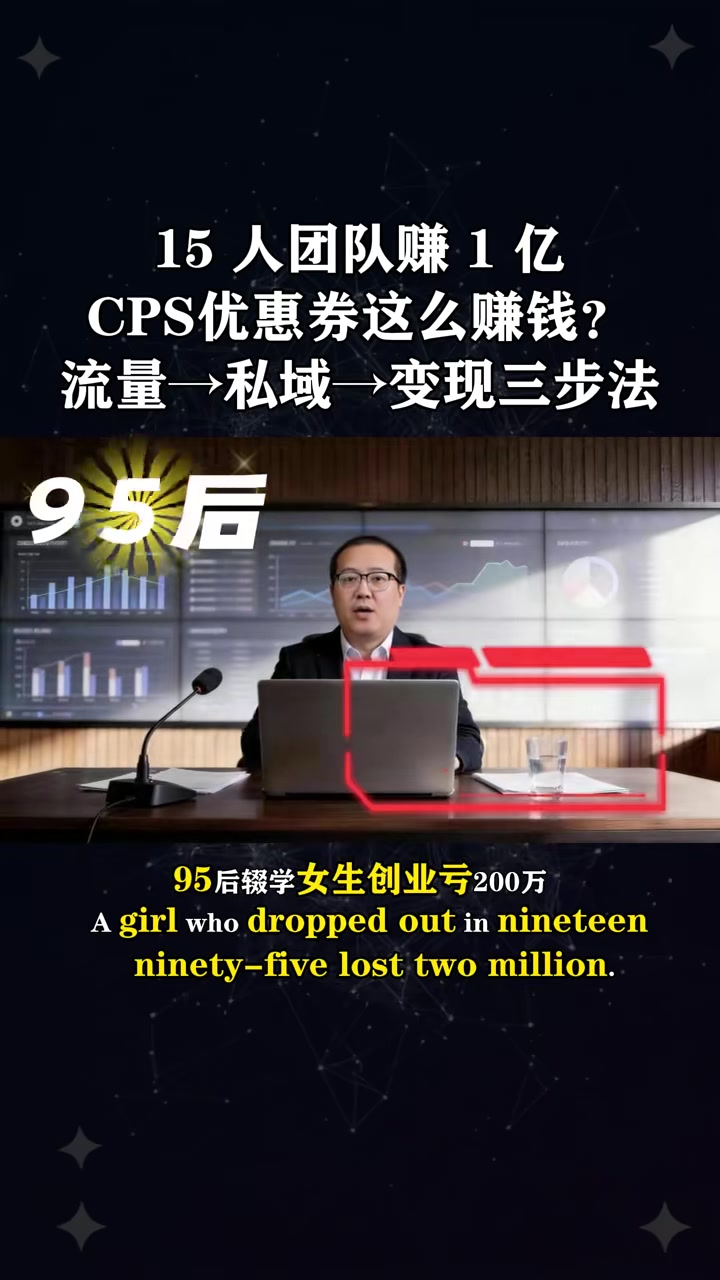
#> input picture tmp/video-analysis/video-c/frame_001.jpg, 720 x 1280 px; its folder holds only this picture in this run
$ python make_sheets.py
#> lines starting #> are read from the running program, lines starting #| are printed output that depends on the picture
from PIL import Image, ImageDraw
from pathlib import Path
p=Path(r'F:\code\lightning\tmp\video-analysis\video-c')
files=sorted(p.glob('frame_*.jpg'))
for start in range(0,len(files),20):
    out=Image.new('RGB',(1440,1200),'#222222')
#> out: PIL image 1440x1200 RGB; every value is 34
    d=ImageDraw.Draw(out)
    for j,f in enumerate(files[start:start+20]):
        im=Image.open(f).crop((0,835,720,925))
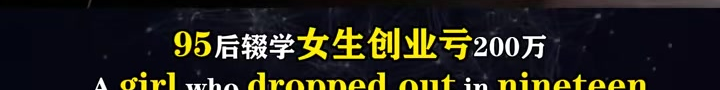
#> im: PIL image 720x90 RGB; mean R, G, B 37.5, 35.9, 28.1
        x=(j%2)*720;y=(j//2)*120
        out.paste(im,(x,y+22))
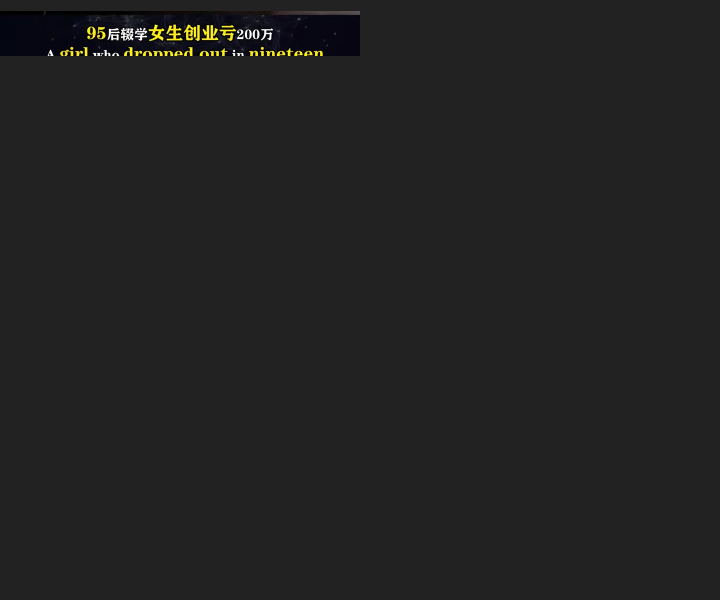
#> out: PIL image 1440x1200 RGB (shown at 1/2 size); mean R, G, B 34.1, 34.1, 33.8
        d.text((x+8,y+4),f'{(start+j)*2:03d}s',fill='white')
    out.save(p/f'sheet_{start//20+1:02d}.jpg')

$ run again, on tmp/video-analysis/video-c/frame_009.jpg
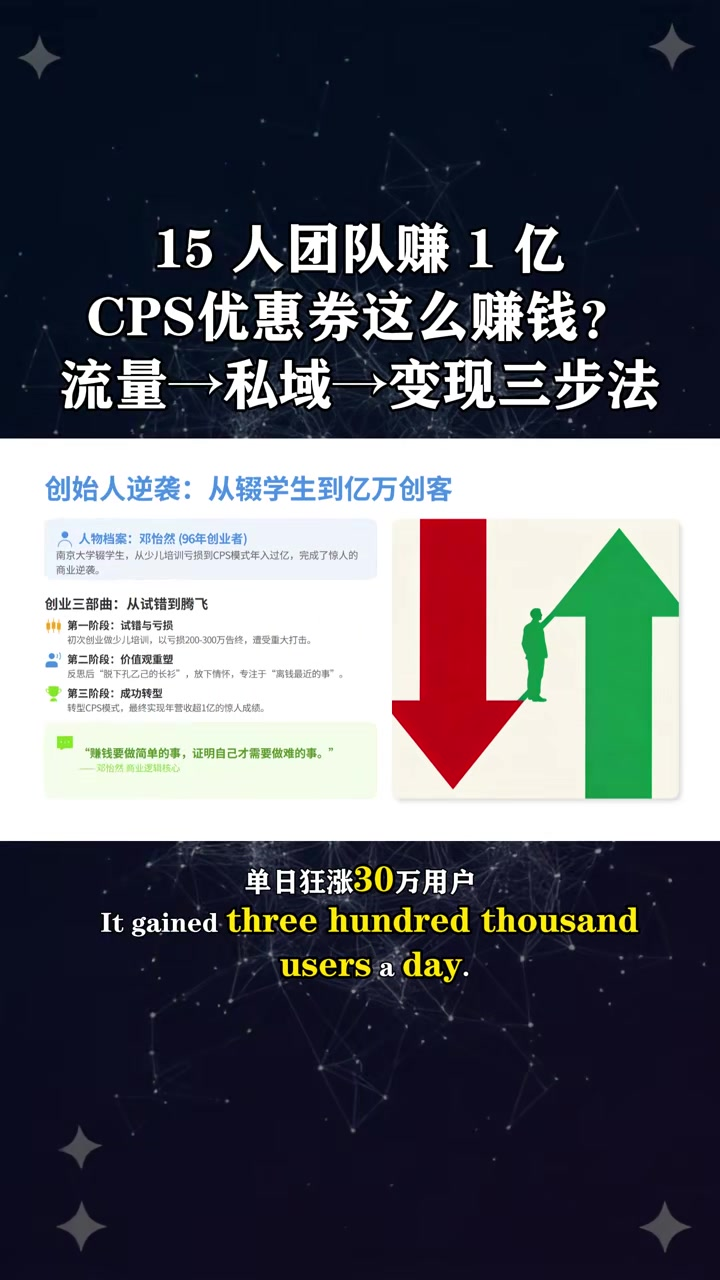
#> input picture tmp/video-analysis/video-c/frame_009.jpg, 720 x 1280 px
#> `im=Image.open(f).crop((0,835,720,925))`:
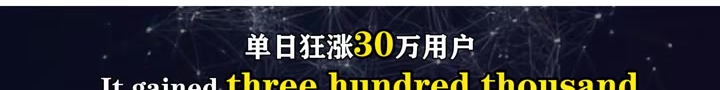
#> im: PIL image 720x90 RGB; mean R, G, B 52.5, 52.5, 59
#> `out.paste(im,(x,y+22))`:
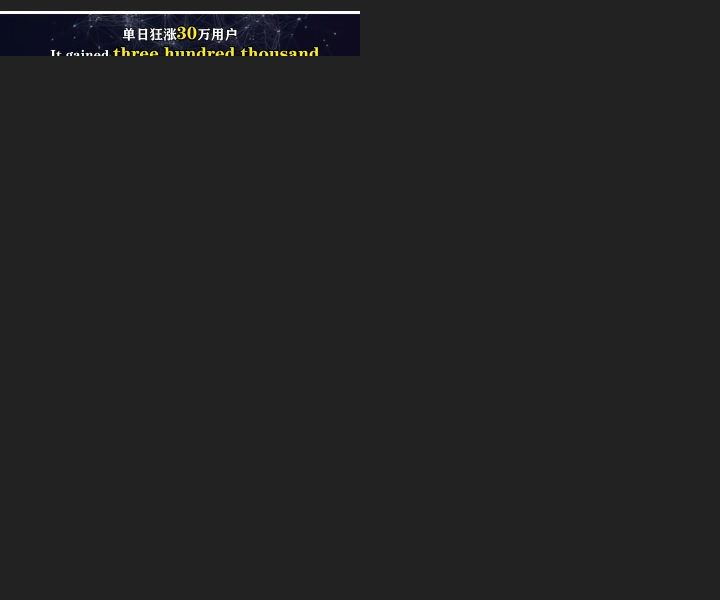
#> out: PIL image 1440x1200 RGB (shown at 1/2 size); mean R, G, B 34.7, 34.7, 34.9

$ run again, on tmp/video-analysis/video-c/frame_002.jpg
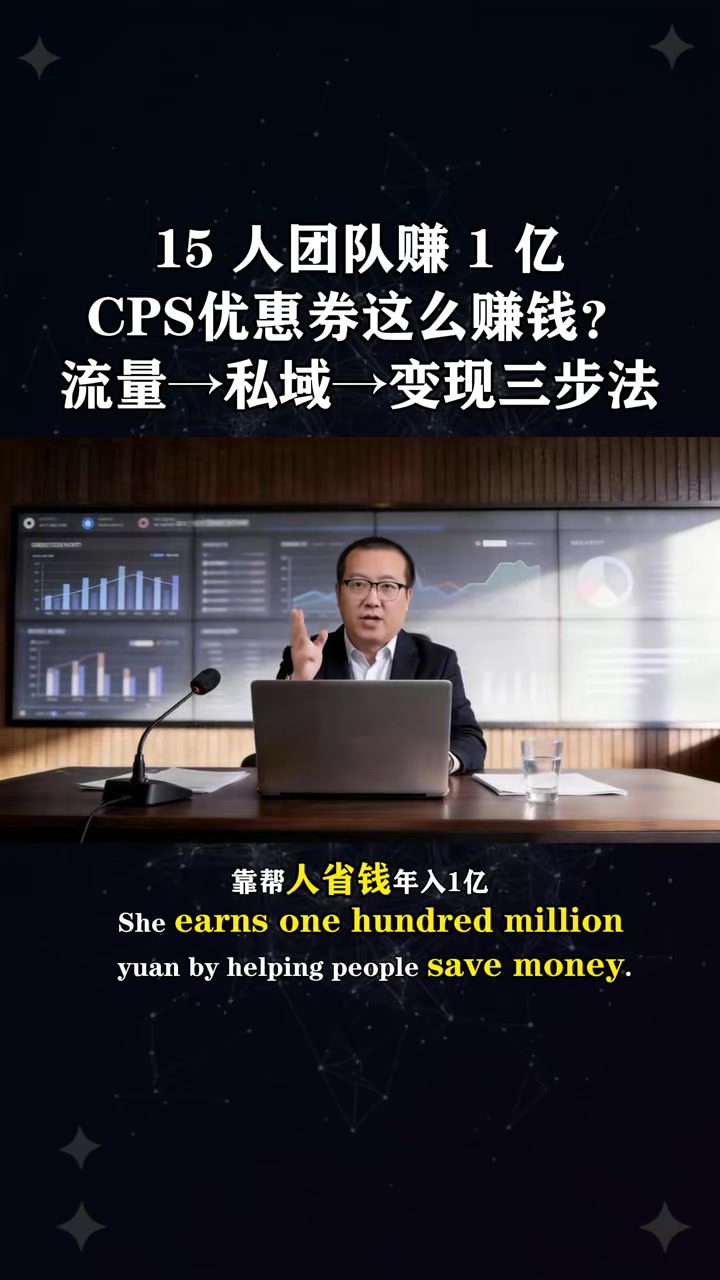
#> input picture tmp/video-analysis/video-c/frame_002.jpg, 720 x 1280 px
#> `im=Image.open(f).crop((0,835,720,925))`:
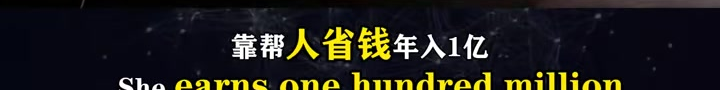
#> im: PIL image 720x90 RGB; mean R, G, B 31.9, 30.6, 27.4
#> `out.paste(im,(x,y+22))`:
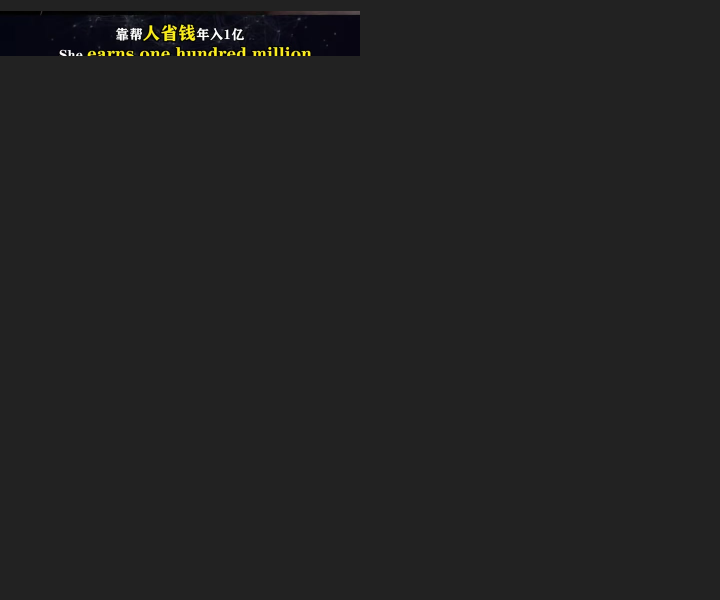
#> out: PIL image 1440x1200 RGB (shown at 1/2 size); mean R, G, B 33.9, 33.9, 33.8
